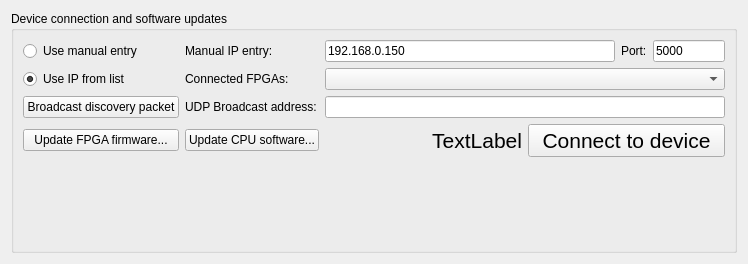
<?xml version="1.0" encoding="UTF-8"?>
<ui version="4.0">
 <class>Form</class>
 <widget class="QWidget" name="Form">
  <property name="geometry">
   <rect>
    <x>0</x>
    <y>0</y>
    <width>748</width>
    <height>264</height>
   </rect>
  </property>
  <property name="windowTitle">
   <string>Form</string>
  </property>
  <layout class="QVBoxLayout" name="verticalLayout">
   <item>
    <widget class="QGroupBox" name="groupBox">
     <property name="title">
      <string>Device connection and software updates</string>
     </property>
     <layout class="QGridLayout" name="gridLayout" columnstretch="0,0,1,0,0">
      <item row="1" column="2" colspan="3">
       <widget class="QComboBox" name="comboFPGAs"/>
      </item>
      <item row="2" column="0">
       <widget class="QPushButton" name="btnSendBroadcast">
        <property name="text">
         <string>Broadcast discovery packet</string>
        </property>
       </widget>
      </item>
      <item row="4" column="0">
       <widget class="QPushButton" name="btnUpdateFPGA">
        <property name="text">
         <string>Update FPGA firmware...</string>
        </property>
       </widget>
      </item>
      <item row="0" column="0">
       <widget class="QRadioButton" name="radioUseManual">
        <property name="text">
         <string>Use manual entry</string>
        </property>
       </widget>
      </item>
      <item row="1" column="0">
       <widget class="QRadioButton" name="radioUseList">
        <property name="text">
         <string>Use IP from list</string>
        </property>
        <property name="checked">
         <bool>true</bool>
        </property>
       </widget>
      </item>
      <item row="5" column="4">
       <spacer name="verticalSpacer">
        <property name="orientation">
         <enum>Qt::Vertical</enum>
        </property>
        <property name="sizeHint" stdset="0">
         <size>
          <width>20</width>
          <height>40</height>
         </size>
        </property>
       </spacer>
      </item>
      <item row="4" column="1">
       <widget class="QPushButton" name="btnUpdateCPU">
        <property name="text">
         <string>Update CPU software...</string>
        </property>
       </widget>
      </item>
      <item row="2" column="2" colspan="3">
       <widget class="QLineEdit" name="editBroadcastAddress"/>
      </item>
      <item row="1" column="1">
       <widget class="QLabel" name="label_2">
        <property name="text">
         <string>Connected FPGAs:</string>
        </property>
       </widget>
      </item>
      <item row="0" column="2" colspan="3">
       <layout class="QHBoxLayout" name="horizontalLayout" stretch="4,0,1">
        <item>
         <widget class="QLineEdit" name="editIP">
          <property name="text">
           <string>192.168.0.150</string>
          </property>
         </widget>
        </item>
        <item>
         <widget class="QLabel" name="label_3">
          <property name="text">
           <string>Port:</string>
          </property>
         </widget>
        </item>
        <item>
         <widget class="QLineEdit" name="editPort">
          <property name="text">
           <string>5000</string>
          </property>
         </widget>
        </item>
       </layout>
      </item>
      <item row="0" column="1">
       <widget class="QLabel" name="label">
        <property name="text">
         <string>Manual IP entry:</string>
        </property>
       </widget>
      </item>
      <item row="2" column="1">
       <widget class="QLabel" name="label_4">
        <property name="text">
         <string>UDP Broadcast address:</string>
        </property>
       </widget>
      </item>
      <item row="4" column="2" colspan="3">
       <layout class="QHBoxLayout" name="horizontalLayout_2">
        <item>
         <widget class="QLabel" name="lblStatus">
          <property name="font">
           <font>
            <pointsize>16</pointsize>
           </font>
          </property>
          <property name="text">
           <string>TextLabel</string>
          </property>
          <property name="alignment">
           <set>Qt::AlignRight|Qt::AlignTrailing|Qt::AlignVCenter</set>
          </property>
         </widget>
        </item>
        <item>
         <widget class="QPushButton" name="btnConnect">
          <property name="font">
           <font>
            <pointsize>16</pointsize>
           </font>
          </property>
          <property name="text">
           <string>Connect to device</string>
          </property>
          <property name="checkable">
           <bool>true</bool>
          </property>
          <property name="checked">
           <bool>false</bool>
          </property>
         </widget>
        </item>
       </layout>
      </item>
     </layout>
    </widget>
   </item>
  </layout>
 </widget>
 <resources/>
 <connections/>
</ui>
